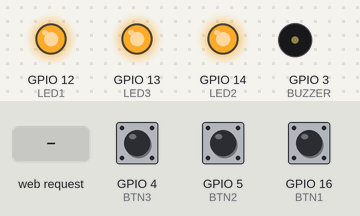
A sketch run on a simulated ESP8266 (NodeMCU). Shown: output pins drawn as LEDs (lit = HIGH), buzzer (waves = sounding, pin HIGH). Dashed ring = blinking. Inputs (shaded band) come from the test bench; at power-on: GPIO 4 (BTN3) LOW, GPIO 5 (BTN2) LOW, GPIO 16 (BTN1) LOW. WiFi joins after 1.5 s; servers stay silent unless stated.

Above: at 0.1 s.
At 4.2 s:
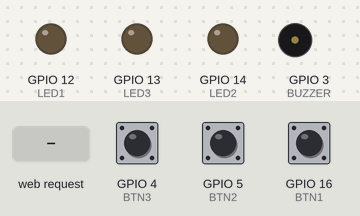
4.3 s: HTTP request GET /?Start received
At 4.8 s:
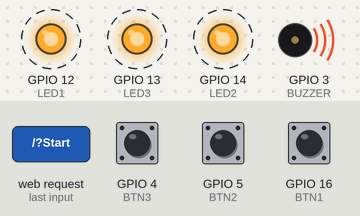
Timing chart, 0 to 9.4 s (numbered marks = the images above; inputs shaded):
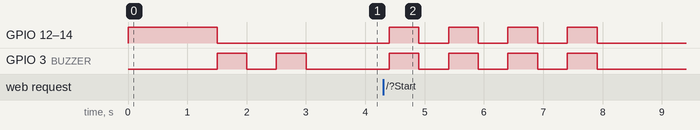

Measured:
- after the input at 4.3 s, GPIO 12 (LED1), GPIO 13 (LED3), GPIO 14 (LED2), GPIO 3 (BUZZER): alternates HIGH for 0.50 s and LOW for 0.50 s, 8 changes in all, then stays LOW, starting after 0.10 s

The sketch:

cible-optimizado-juegos.ino
```cpp
/*V. 1.0
 * Para la compilación se utilizan los siguientes parámetros
 *  - UPLOAD SPEED : 115200
 *  - CPU FREQUENCY: 160MHz
 *  - FLASH SIZE   : 4M
 *
 * ESTA VERSIÓN INCLUYE MEJORAS DE OPTIMIZACIÓN EN RECEPCIÓN Y TRANSMICIÓN DE DATOS GET
 * PROYECTO DISPONIBLE EN:
 *  https://github.com/Jesman12/cible-escrime
 * DESARROLLADOR: JESUS MANUEL CUERVO ITURBIDE
 * ÚLTIMA REVISIÓN: 29/09/2019
 */
#include <ESP8266WiFi.h>
#include <ESP8266HTTPClient.h>

WiFiServer server(80);
HTTPClient http;
const char* ssid     = "CIBLES-AP";
const char* password = "";

const char* host = "10.3.141.1"; //IL FAUDRA CHANGER L'IP CI-CÔTé LORS DE L'UTILISATION D'UN NOUVEAU SERVEUR (BOÎTE SERVEUR; PEUT-ÊTRE LA RPI OU QUELQUE SOIT LE SERVEUR UTILISé)

const int httpPort = 80;

long previousMillis = 0;
long intervalOn = 2000;
long intervalOff = 3000;

#define BUZZER 3 // (3)(D6)
#define LED1 12 //LEDs Petite Cible     (12)(D0)
#define LED2 14 //LEDs Moyenne Cible    (14)(D1)
#define LED3 13 //LEDs Grande Cible     (13)(D2)
#define BTN1 16 //Bouton Petite Cible   (16)(D3)
#define BTN2 5  //Bouton Petite Cible   (5)(D7)
#define BTN3 4  //Bouton Petite Cible   (4)(D5)

byte state = 0;
byte prevState;

byte state2 = 0;
byte prevState2;

byte state3 = 0;
byte prevState3;

volatile bool bt1Press = false;
volatile bool bt2Press = false;
volatile bool bt3Press = false;

bool datos = false;
bool jeu = false;

String Jeu_Select = "0";
String id = "1"; //IL FAUDRA MODIFIER LA VALEUR LORSQU'ON VEUT CHANGER LE CIBLE.
String IP;
String url = "/cible-escrime/form.php";

void setup()
{
  pinMode(LED1, OUTPUT);
  pinMode(LED2, OUTPUT);
  pinMode(LED3, OUTPUT);
  pinMode(BUZZER, OUTPUT);
  pinMode(BTN1, INPUT);
  pinMode(BTN2, INPUT);
  pinMode(BTN3, INPUT);

  WiFi.begin(ssid, password);

  while (WiFi.status() != WL_CONNECTED) {
    digitalWrite(LED1, HIGH);
    digitalWrite(LED2, HIGH);
    digitalWrite(LED3, HIGH);
    delay(500);
    digitalWrite(LED1, LOW);
    digitalWrite(LED2, LOW);
    digitalWrite(LED3, LOW);
  }
  IP = WiFi.localIP().toString();
  digitalWrite(BUZZER, HIGH);
  delay(500);
  digitalWrite(BUZZER, LOW);
  delay(500);
  digitalWrite(BUZZER, HIGH);
  delay(500);
  digitalWrite(BUZZER, LOW);
  server.begin();
}

void loop()
{
  state = digitalRead(BTN1);
  state2 = digitalRead(BTN2);
  state3 = digitalRead(BTN3);

  digitalWrite(BUZZER, LOW);
  unsigned long currentMillis = millis();
  WiFiClient client;
  if (!client.connect(host, httpPort)) {
    return;
  }
  while(!jeu){
    client = server.available();
    if (!client)
    {
      return;
    }
    client.println("HTTP/1.1 200 OK");
    client.println("Access-Control-Allow-Origin: *");
    client.println("Content-Type: text/html");
    client.println("");
    client.println("<!DOCTYPE HTML>");
    client.println("<html>");
    client.println("<br><br>");
    client.println("<a href=\"/?LED=100\"\"><button>PTS <b>5</b></button></a>");
    client.println("<a href=\"/?LED=010\"\"><button>PTS <b>2</b></button></a>");
    client.println("<a href=\"/?LED=001\"\"><button>PTS <b>1</b></button></a><br />");
    client.println("<a href=\"/?Start\"\"><button><b>JEU!</b></button></a><br />");
    client.println("id: "+id);
    client.println("IP: "+IP);
    client.println("</html>");
    String line = client.readStringUntil('\r');
    client.flush();
    byte pos = line.indexOf("/?LED=");
    if(pos){
      String binario = line.substring(pos+6);
      String binario2 = binario.substring(0,3);
      String bL1 = binario2.substring(0,1);
      String bL2 = binario2.substring(1,2);
      String bL3 = binario2.substring(2,3);
      if(bL1 == "1"){
        digitalWrite(LED1, HIGH);
      }else{
        digitalWrite(LED1, LOW);
      }if(bL2 == "1"){
        digitalWrite(LED2, HIGH);
      }else{
        digitalWrite(LED2, LOW);
      }if(bL3 == "1"){
        digitalWrite(LED3, HIGH);
      }else{
        digitalWrite(LED3, LOW);
      }
      if(line.indexOf("&jeu=2") != -1){
        Jeu_Select = "2";
        previousMillis = currentMillis;
      }
      jeu = true;
    }
    if(line.indexOf("/?Start") != -1){
      for(int i = 0; i <= 3; i++){
        digitalWrite(LED1, HIGH);
        digitalWrite(LED2, HIGH);
        digitalWrite(LED3, HIGH);
        digitalWrite(BUZZER, HIGH);
        delay(500);
        digitalWrite(LED1, LOW);
        digitalWrite(LED2, LOW);
        digitalWrite(LED3, LOW);
        digitalWrite(BUZZER, LOW);
        delay(500);
      }
      jeu = true;
    }
  }
  if(Jeu_Select == "2"){
    if(currentMillis - previousMillis > intervalOn){
      previousMillis = currentMillis;
      digitalWrite(LED1, LOW);
      digitalWrite(LED2, LOW);
      digitalWrite(LED3, LOW);
      Jeu_Select = "0";
      jeu = false;
    }
  }
  state = digitalRead(BTN1);
  state2 = digitalRead(BTN2);
  state3 = digitalRead(BTN3);
  if((state != prevState) && digitalRead(BTN1)){
    client.stop();
    if(digitalRead(12) == HIGH){
      url = "/cible-escrime/form.php?id="+id+"&btn=1";
      digitalWrite(LED1, LOW);
    }else{
      url = "/cible-escrime/form.php?id="+id+"&btn=4";
      digitalWrite(LED1, LOW);
      digitalWrite(LED2, LOW);
      digitalWrite(LED3, LOW);
    }
    datos = true;
  }
  if((state2 != prevState2) && digitalRead(BTN2)){
    client.stop();
    if(digitalRead(14) == HIGH){
      url = "/cible-escrime/form.php?id="+id+"&btn=2";
      digitalWrite(LED2, LOW);
    }else{
      url = "/cible-escrime/form.php?id="+id+"&btn=4";
      digitalWrite(LED1, LOW);
      digitalWrite(LED2, LOW);
      digitalWrite(LED3, LOW);
    }
    datos = true;
  }
  if((state3 != prevState3) && digitalRead(BTN3)){
    client.stop();
    if(digitalRead(13) == HIGH){
      url = "/cible-escrime/form.php?id="+id+"&btn=3";
      digitalWrite(LED3, LOW);
    }else{
      url = "/cible-escrime/form.php?id="+id+"&btn=4";
      digitalWrite(LED1, LOW);
      digitalWrite(LED2, LOW);
      digitalWrite(LED3, LOW);
    }
    datos = true;
  }
      if(datos){
        url += "&jeu=";
        url += Jeu_Select;
        http.begin(host,httpPort,url);
        int httpCode = http.GET();
        http.end();
        datos = false;
      }
      if((digitalRead(12) == LOW) && (digitalRead(14) == LOW) && (digitalRead(13) == LOW)){
        jeu = false;
      }
      prevState = state;
      prevState2 = state2;
      prevState3 = state3;
}
```
